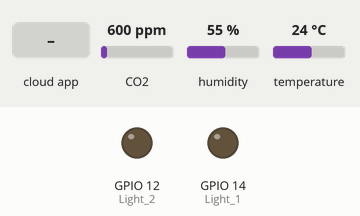
Bench run of a sketch on a simulated ESP8266 (NodeMCU). Shown: output pins drawn as LEDs (lit = HIGH). Inputs (shaded band) come from the test bench; at power-on: CO2 600 ppm, humidity 55 %, temperature 24 °C. WiFi joins after 1.5 s; servers stay silent unless stated; no MQTT or app messages arrive unless stated; what the sketch prints to the serial monitor is not drawn.

Above: at 2.7 s.
2.8 s: the phone or cloud app sets Remote to 1
At 8.4 s:
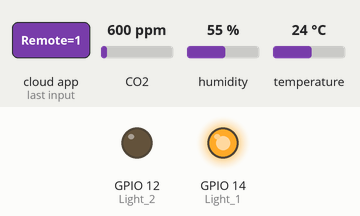
9.3 s: the phone or cloud app sets Remote to 4
At 21.7 s:
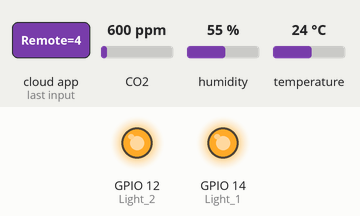
22.3 s: the phone or cloud app sets Remote to 0
At 35.0 s:
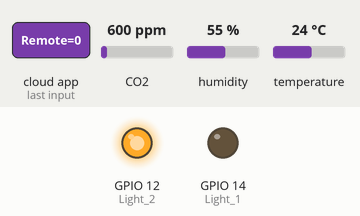
35.3 s: the phone or cloud app sets Remote to 2
At 47.3 s:
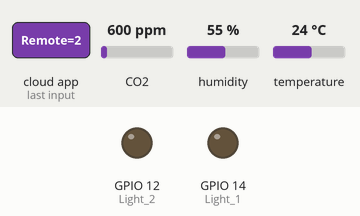
Timing chart, 0 to 48.8 s (numbered marks = the images above; inputs shaded):
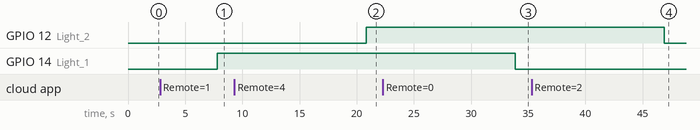

Measured:
- after the input at 2.8 s, GPIO 14 (Light_1): LOW → HIGH after 5.0 s
- after the input at 9.3 s, GPIO 12 (Light_2): LOW → HIGH after 11.5 s
- after the input at 22.3 s, GPIO 14 (Light_1): HIGH → LOW after 11.6 s
- after the input at 35.3 s, GPIO 12 (Light_2): HIGH → LOW after 11.6 s

The sketch:

Home-Automation_hack.ino
```cpp
#include <ESP8266WiFi.h>
#include "Adafruit_MQTT.h"
#include "Adafruit_MQTT_Client.h"
#include <Adafruit_Sensor.h>
#include <dht11.h>
#include "MQ135.h"


#define DHT11PIN 4
#define ANALOGPIN A0    //  Define Analog PIN on Arduino Board
#define RZERO 206.85    //  Define RZERO Calibration Value
#define Light_1 14
#define Light_2 12

dht11 DHT11;
MQ135 gasSensor = MQ135(ANALOGPIN);

/************************* WiFi Access Point *********************************/

#define WLAN_SSID       "Flash"
#define WLAN_PASS       "111111111"

/************************* Adafruit.io Setup *********************************/

#define AIO_SERVER      "io.adafruit.com"
#define AIO_SERVERPORT  1883                   // use 8883 for SSL
#define AIO_USERNAME    "SasaSaini"
#define AIO_KEY         "d234a59c2c754a7f87be9052f8073018"

/************ Global State (you don't need to change this!) ******************/

// Create an ESP8266 WiFiClient class to connect to the MQTT server.
WiFiClient client;
// or... use WiFiFlientSecure for SSL
//WiFiClientSecure client;

// Setup the MQTT client class by passing in the WiFi client and MQTT server and login details.
Adafruit_MQTT_Client mqtt(&client, AIO_SERVER, AIO_SERVERPORT, AIO_USERNAME, AIO_KEY);

/****************************** Feeds ***************************************/
// Setup a feed called 'photocell' for publishing.
// Notice MQTT paths for AIO follow the form: <username>/feeds/<feedname>
Adafruit_MQTT_Publish Temp = Adafruit_MQTT_Publish(&mqtt, AIO_USERNAME "/feeds/Temperature");

Adafruit_MQTT_Publish Humidity = Adafruit_MQTT_Publish(&mqtt, AIO_USERNAME "/feeds/Humidity");

Adafruit_MQTT_Publish RS = Adafruit_MQTT_Publish(&mqtt, AIO_USERNAME "/feeds/rs");

Adafruit_MQTT_Publish RO = Adafruit_MQTT_Publish(&mqtt, AIO_USERNAME "/feeds/ro");


// Setup a feed called 'onoff' for subscribing to changes.
Adafruit_MQTT_Subscribe onoff = Adafruit_MQTT_Subscribe(&mqtt, AIO_USERNAME "/feeds/Remote");

/*************************** Sketch Code ************************************/

// Bug workaround for Arduino 1.6.6, it seems to need a function declaration
// for some reason (only affects ESP8266, likely an arduino-builder bug).
void MQTT_connect();
void Init_mqtt();

uint32_t delayMS;

void Init_dht();
void send_dht();

void setup() {

 Serial.begin(115200);
 Init_mqtt();
 pinMode(Light_1,OUTPUT);
 pinMode(Light_2,OUTPUT);
 digitalWrite(Light_1,LOW);
 digitalWrite(Light_2,LOW);
}

void loop() {
  MQTT_connect();
  //-----------------------------send dht-----------------------------------------//
  //delay(delayMS);
  //Get temperature event and print its value.
    int chk = DHT11.read(DHT11PIN);
  //---------------------------------------------------------------------------//

  float ro=gasSensor.getRZero();
  float rs=gasSensor.getResistance();

  //----------------------------REMOTE----------------------//
  Adafruit_MQTT_Subscribe *subscription;
  while ((subscription = mqtt.readSubscription(5000))) {
    if (subscription == &onoff) {
      Serial.print(F("Got: "));
      Serial.println((char *)onoff.lastread);
    }
  }
  Serial.print("Humidity (%): ");
  Serial.println((float)DHT11.humidity);

  Serial.print("Temperature (C): ");
  Serial.println((float)DHT11.temperature);

  Serial.print("RO : ");
  Serial.println(ro);

  Serial.print("RS: ");
  Serial.println(rs);

  int num =atoi((char *)onoff.lastread);

  switch(num){
    case 0: digitalWrite(Light_1,LOW);
            break;
    case 1: digitalWrite(Light_1,HIGH);
            break;
    case 2: digitalWrite(Light_2,LOW);
            break;
    case 4: digitalWrite(Light_2,HIGH);
            break;
    default : break;
    }

  Temp.publish((float)DHT11.temperature);
  Humidity.publish((float)DHT11.humidity);
  RS.publish(rs);
  RO.publish(ro);
  //---------------Signal_Strength----------------//
  long rssi=WiFi.RSSI();
  Serial.println(rssi);
  delay(8000);


}


void Init_mqtt()
{
  Serial.println(F("Adafruit MQTT demo"));

  // Connect to WiFi access point.
  Serial.println(); Serial.println();
  Serial.print("Connecting to ");
  Serial.println(WLAN_SSID);

  WiFi.begin(WLAN_SSID, WLAN_PASS);
  while (WiFi.status() != WL_CONNECTED) {
    delay(500);
    Serial.print(".");
  }
  Serial.println();

  Serial.println("WiFi connected");
  Serial.println("IP address: "); Serial.println(WiFi.localIP());
  // Setup MQTT subscription for onoff feed.
  mqtt.subscribe(&onoff);

  }

void MQTT_connect() {
  int8_t ret;

  // Stop if already connected.
  if (mqtt.connected()) {
    return;
  }

  Serial.print("Connecting to MQTT... ");

  uint8_t retries = 3;
  while ((ret = mqtt.connect()) != 0) { // connect will return 0 for connected
       Serial.println(mqtt.connectErrorString(ret));
       Serial.println("Retrying MQTT connection in 5 seconds...");
       mqtt.disconnect();
       delay(5000);  // wait 5 seconds
       retries--;
       if (retries == 0) {
         // basically die and wait for WDT to reset me
         while (1);
       }
  }
  Serial.println("MQTT Connected!");
}
```
